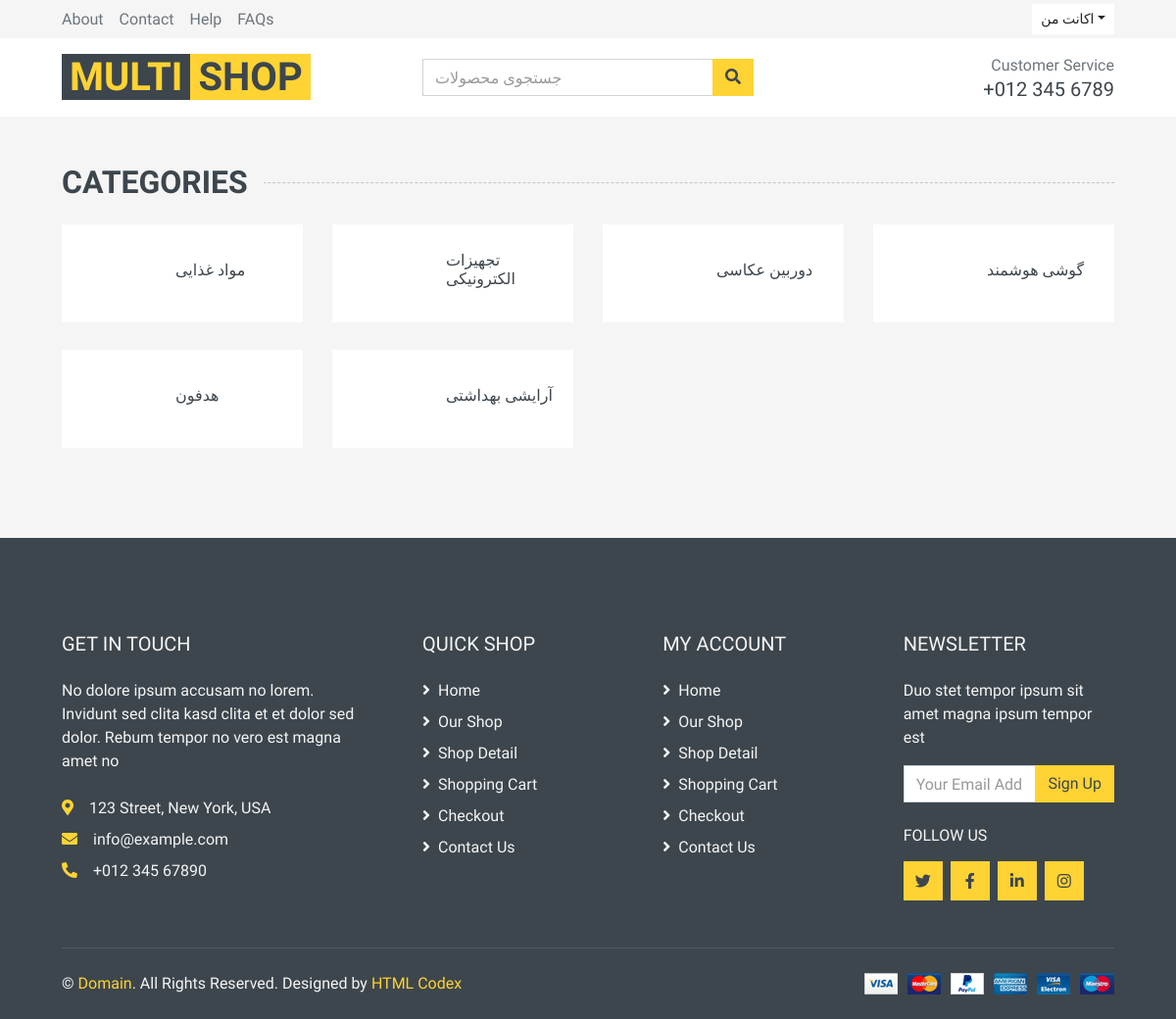
/products/category (signed in), run on the app's committed database.
### product/models.py (models this page shows, shortened)
class Category(models.Model):
    parent = models.ForeignKey("self", blank=True, null=True, on_delete=models.CASCADE, related_name="subs")
    title = models.CharField(max_length=150)
    slug = models.SlugField()
    def __str__(self):
        return self.title

### product/views.py (the view)
# urls.py: path('category', views.CategoryView.as_view(), name="category"),
class CategoryView(TemplateView):
    template_name = "category/category_list.html"
    def get_context_data(self, **kwargs):
        context = super(CategoryView,self).get_context_data()
        context['categories'] = Category.objects.all()
        return context

### product/templates/category/category_list.html
{% extends "base.html" %}
{% load static %}
{% block main %}
      <div class="container-fluid pt-5">
        <h2 class="section-title position-relative text-uppercase mx-xl-5 mb-4"><span class="bg-secondary pr-3">Categories</span></h2>
        <div class="row px-xl-5 pb-3">
 {% for category in categories %}
            <div class="col-lg-3 col-md-4 col-sm-6 pb-1">
                <a class="text-decoration-none" href="{% url 'product:category_items' category.slug %}">
                    <div class="cat-item d-flex align-items-center mb-4">
                        <div class="overflow-hidden" style="width: 100px; height: 100px;">
                        </div>
                        <div class="flex-fill pl-3">
                            <h6>{{ category }}</h6>
                        </div>
                    </div>
                </a>
            </div>
 {% endfor %}
        </div>
    </div>
{% endblock  %}

### data on the page
Category: title "مواد غذایی"
Category: title "تجهیزات الکترونیکی"
Category: title "دوربین عکاسی"
Category: title "گوشی هوشمند"
Category: title "هدفون"
Category: title "آرایشی بهداشتی"
